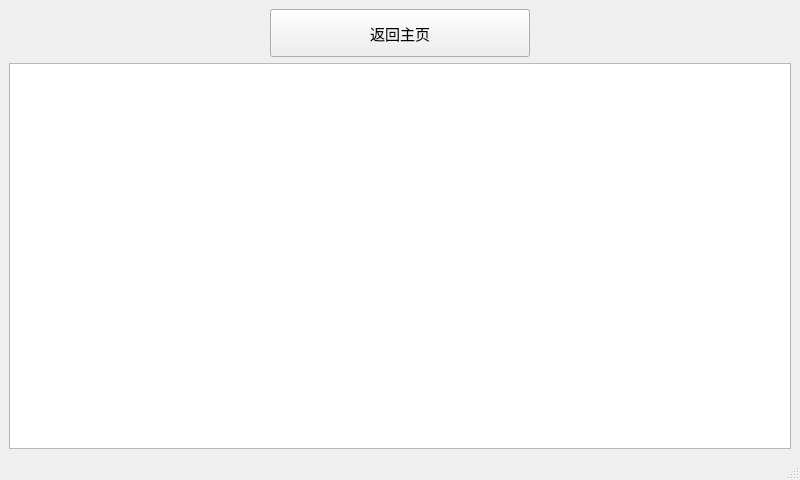
<?xml version="1.0" encoding="UTF-8"?>
<ui version="4.0">
 <class>look</class>
 <widget class="QMainWindow" name="look">
  <property name="geometry">
   <rect>
    <x>0</x>
    <y>0</y>
    <width>800</width>
    <height>480</height>
   </rect>
  </property>
  <property name="windowTitle">
   <string>查看广告</string>
  </property>
  <widget class="QWidget" name="centralwidget">
   <layout class="QGridLayout" name="gridLayout">
    <item row="0" column="0">
     <layout class="QVBoxLayout" name="verticalLayout" stretch="1,8">
      <item>
       <layout class="QHBoxLayout" name="horizontalLayout">
        <item>
         <spacer name="horizontalSpacer">
          <property name="orientation">
           <enum>Qt::Horizontal</enum>
          </property>
          <property name="sizeHint" stdset="0">
           <size>
            <width>40</width>
            <height>20</height>
           </size>
          </property>
         </spacer>
        </item>
        <item>
         <widget class="QPushButton" name="pushButton">
          <property name="sizePolicy">
           <sizepolicy hsizetype="Expanding" vsizetype="Expanding">
            <horstretch>0</horstretch>
            <verstretch>0</verstretch>
           </sizepolicy>
          </property>
          <property name="font">
           <font>
            <pointsize>11</pointsize>
           </font>
          </property>
          <property name="text">
           <string>返回主页</string>
          </property>
         </widget>
        </item>
        <item>
         <spacer name="horizontalSpacer_2">
          <property name="orientation">
           <enum>Qt::Horizontal</enum>
          </property>
          <property name="sizeHint" stdset="0">
           <size>
            <width>40</width>
            <height>20</height>
           </size>
          </property>
         </spacer>
        </item>
       </layout>
      </item>
      <item>
       <widget class="QListWidget" name="listWidget"/>
      </item>
     </layout>
    </item>
   </layout>
  </widget>
  <widget class="QMenuBar" name="menubar">
   <property name="geometry">
    <rect>
     <x>0</x>
     <y>0</y>
     <width>800</width>
     <height>21</height>
    </rect>
   </property>
  </widget>
  <widget class="QStatusBar" name="statusbar"/>
 </widget>
 <resources/>
 <connections/>
</ui>
